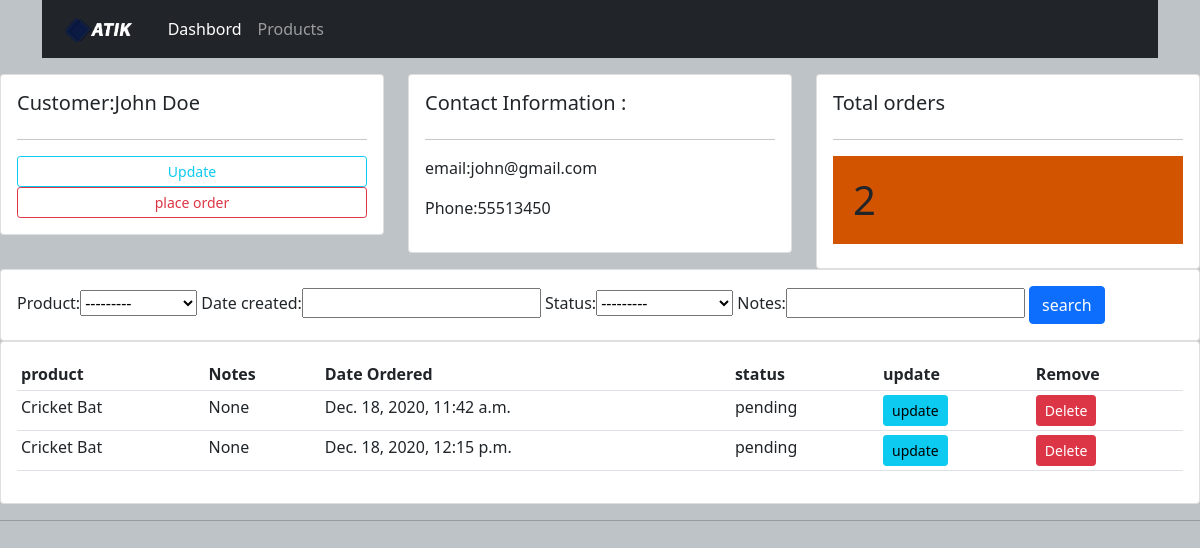
Before: /customer/1/ with the older database file.
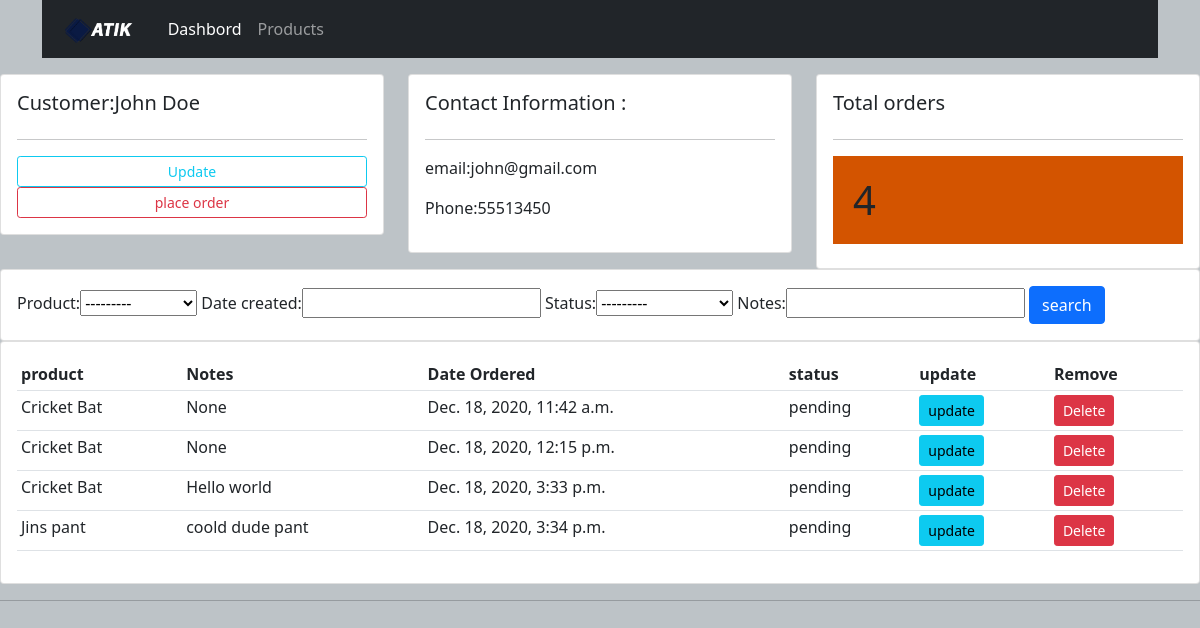
After: the same page with the newer database file.
### accounts/models.py (models this page shows, shortened)
class Order(models.Model):
    STATUS = (
        ('pending', 'pending'),
        ('out for delivery', 'out for delivery'),
        ('Delivered', 'Delivered'),
    )
    customer = models.ForeignKey(Customer, null=True, on_delete=models.SET_NULL)
    product = models.ForeignKey(Product, null=True, on_delete=models.SET_NULL)
    date_created = models.DateTimeField(auto_now_add=True, null=True)
    status = models.CharField(max_length=200, null=True, choices=STATUS)
    notes = models.CharField(max_length=200, null=True)

class Product(models.Model):
    CATEGORY = (
        ('Indoor', 'Indoor'),
        ('Out of Door', 'Out of Door')
    )
    name = models.CharField(max_length=200)
    price = models.FloatField(null=True)
    category = models.CharField(max_length=200, null=True, choices=CATEGORY)
    description = models.CharField(max_length=200, null=True)
    date_created = models.DateTimeField(auto_now_add=True, null=True)
    tag = models.ManyToManyField(Tag)
    def __str__(self):
        return self.name

### accounts/views.py (the view)
# urls.py: path('customer/<str:pk>/', customer, name='customer'),
def customer(request, pk):
    customers = Customer.objects.get(id=pk)
    orders = customers.order_set.all()
    orders_count = orders.count()
    my_filter = OrderFilter(request.GET, queryset=orders)
    orders = my_filter.qs
    context = {'customer': customers, 'order': orders, 'orders_count': orders_count, 'myFilter': my_filter}
    return render(request, 'accounts/customer.html', context)

### templates/accounts/customer.html
{% extends 'accounts/main.html' %}
{% block content %}
<div class="row">
    <div class="col-md">
        <div class="card card-body">
            <h5>Customer:{{ customer.name }}</h5>
            <hr>
            <a href="" class="btn btn-outline-info btn-sm btn-block">Update</a>
            <a href="" class="btn btn-outline-danger btn-sm btn-block">place order</a>
        </div>
    </div>
    <div class="col-md">
        <div class="card card-body">
            <h5>Contact Information :</h5>
            <hr>
            <p>email:{{customer.email }}</p>
            <p>Phone:{{ customer.phone }}</p>
        </div>
    </div>
    <div class="col-md">
        <div class="card card-body">
            <h5>Total orders</h5>
            <hr>
            <h1 style="text align:center;padding:20px;background-color:#d35400;">{{ orders_count }}</h1>
        </div>
    </div>
</div>
<div class="row">
    <div class="col">
        <div class="card card-body">
            <form action="" method="get">
                {{ myFilter.form  }}
                <button class="btn btn-primary" type="submit">search</button>
            </form>
        </div>
    </div>
</div>
<div class="row">
    <div class="col-md">
        <div class="card card-body">
            <table  class="table table-sm" >
                <tr>
                    <th>product</th>
                    <th>Notes</th>
                    <th>Date Ordered</th>
                    <th>status</th>
                    <th>update</th>
                    <th>Remove</th>
                </tr>
                {% for order in order %}
                <tr>
                    <td>{{ order.product }}</td>
                    <td>{{ order.notes }}</td>
                    <td>{{ order.date_created }}</td>
                    <td>{{ order.status }}</td>
                    <td><a class="btn btn-sm btn-info" href="{% url 'update-order' order.id %}">update</a> </td>
                    <td><a class="btn btn-sm btn-danger" href="{% url 'delete' order.id %}">Delete</a> </td></td>
                </tr>
                {% endfor %}
            </table>
        </div>
    </div>
</div>
{% endblock %}

Changed rows visible on the page:
added Order: product "Cricket Bat", notes "Hello world", date_created "Dec. 18, 2020, 3:33 p.m.", status "pending"
added Order: product "Jins pant", notes "coold dude pant", date_created "Dec. 18, 2020, 3:34 p.m.", status "pending"
Other visible differences:
{{ orders_count }}: "2" → "4"
